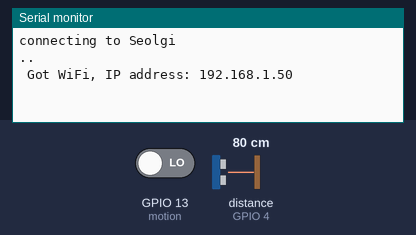
The sketch below on a simulated ESP8266 (NodeMCU). On the bench: the last lines printed to the serial monitor. The inputs (shaded band) are chosen by the test bench; at power-on: GPIO 13 (motion) LOW, distance to the obstacle (sensor on GPIO 4) 80 cm. The echo pulse lasts 58.3 µs per cm; WiFi joins after 1.5 s; servers stay silent unless stated; uploads are accepted with an empty reply.

Above: at 3.2 s.
3.3 s: GPIO 13 (motion) driven HIGH
At 4.1 s:
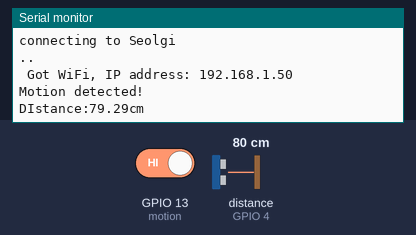
4.8 s: distance to the obstacle (sensor on GPIO 4) set to 2 cm
At 6.1 s:
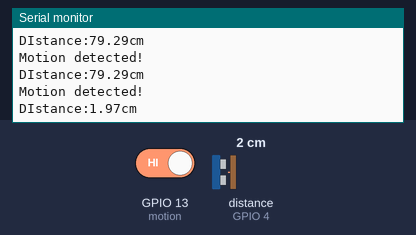
6.3 s: distance to the obstacle (sensor on GPIO 4) set to 4 cm
At 13.48 s:
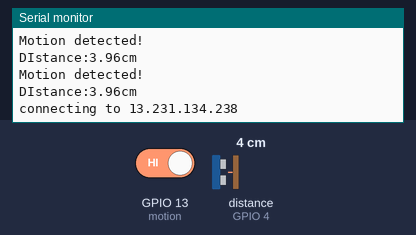
Timing chart, 0 to 13.8 s (numbered marks = the images above; inputs shaded):
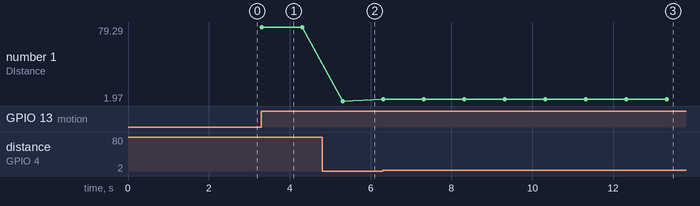

Measured:
- after the input at 3.3 s, the serial monitor: prints a new line at once (image 1)
- after the input at 4.8 s, the serial monitor: prints a new line after 0.51 s (image 2)
- after the input at 6.3 s, the serial monitor: prints a new line at once (image 3)
- plotted number 1: 79.29 → 1.97 after the input at 4.8 s, 1.97 → 3.96 after the input at 6.3 s

The sketch:

capstone.ino
```cpp
#include <ESP8266WiFi.h>
#include <WiFiClientSecure.h>
const char* host = "13.231.134.238";
const int httpPort = 3000;
int interval = 5000;

//const char* ssid = "AndroidHotspot4011";   // Your own ssid here
const char* ssid = "Seolgi";   // Your own ssid here
//const char* password = "1234567890999";  // Your own password here fca1zg2399
const char* password = "12345678900";  // Your own password here fca1zg2399

const int trigPin = 5; //D1
const int echoPin = 4; //D2
const int motion =  13; //D7
float duration, distance;
int period = 0, use = 0, empty = 0;
int m_flag = 0;

void delivering(String payload)
{
  WiFiClient client;
  Serial.print("connecting to ");
  Serial.println(host);
  if (!client.connect(host, httpPort))
  {
    Serial.print("connection failed: ");
    Serial.println(payload);
    return;
  }
  String getheader = "GET /log?" + String(payload) + " HTTP/1.1";
  client.println(getheader);
  client.println("User-Agent: ESP8266 SukHwan Kim");
  client.println("Host: " + String(host));
  client.println("Connection: close");
  client.println();
  Serial.println(getheader);
  while (client.connected())
  {
    String line = client.readStringUntil('\n');
    Serial.println(line);
  }
  Serial.println("Done cycle.");
}
void connect_ap()
{
  Serial.println();
  Serial.print("connecting to ");
  Serial.println(ssid);
  WiFi.begin(ssid, password);
  while (WiFi.status() != WL_CONNECTED)
  {
    delay(1000);
    Serial.print(".");
  }
  Serial.print("\n Got WiFi, IP address: ");
  Serial.println(WiFi.localIP());
}

void setup(){
  Serial.begin(9600);
  connect_ap();
  pinMode(trigPin, OUTPUT);
  pinMode(echoPin, INPUT);
  pinMode(motion, INPUT);
}

void loop(){
  if(digitalRead(motion)==HIGH){
    Serial.println("Motion detected!");
    m_flag = 1;
  }
  if(m_flag){
    digitalWrite(trigPin, LOW);
    delayMicroseconds(2);
    digitalWrite(trigPin, HIGH);
    delayMicroseconds(10);
    digitalWrite(trigPin, LOW);
    duration = pulseIn(echoPin, HIGH);
    distance = duration*0.034/2;

    if(distance < 100) use++;
    else empty++;
    Serial.print("\nDIstance:");
    Serial.print(distance);
    Serial.println("cm\n");


    if(period == 10){
      period = 0;
      if(use >= empty) delivering("floor=1&number=1&usable=1");                  //field1 == 1 : using
      else {
        delivering("floor=1&number=1&usable=0");                                 //field1 == 0 : empty
        m_flag = 0;
      }
      use = empty = 0;
    }
    period++;
    delay(1000);
  }
}
```
